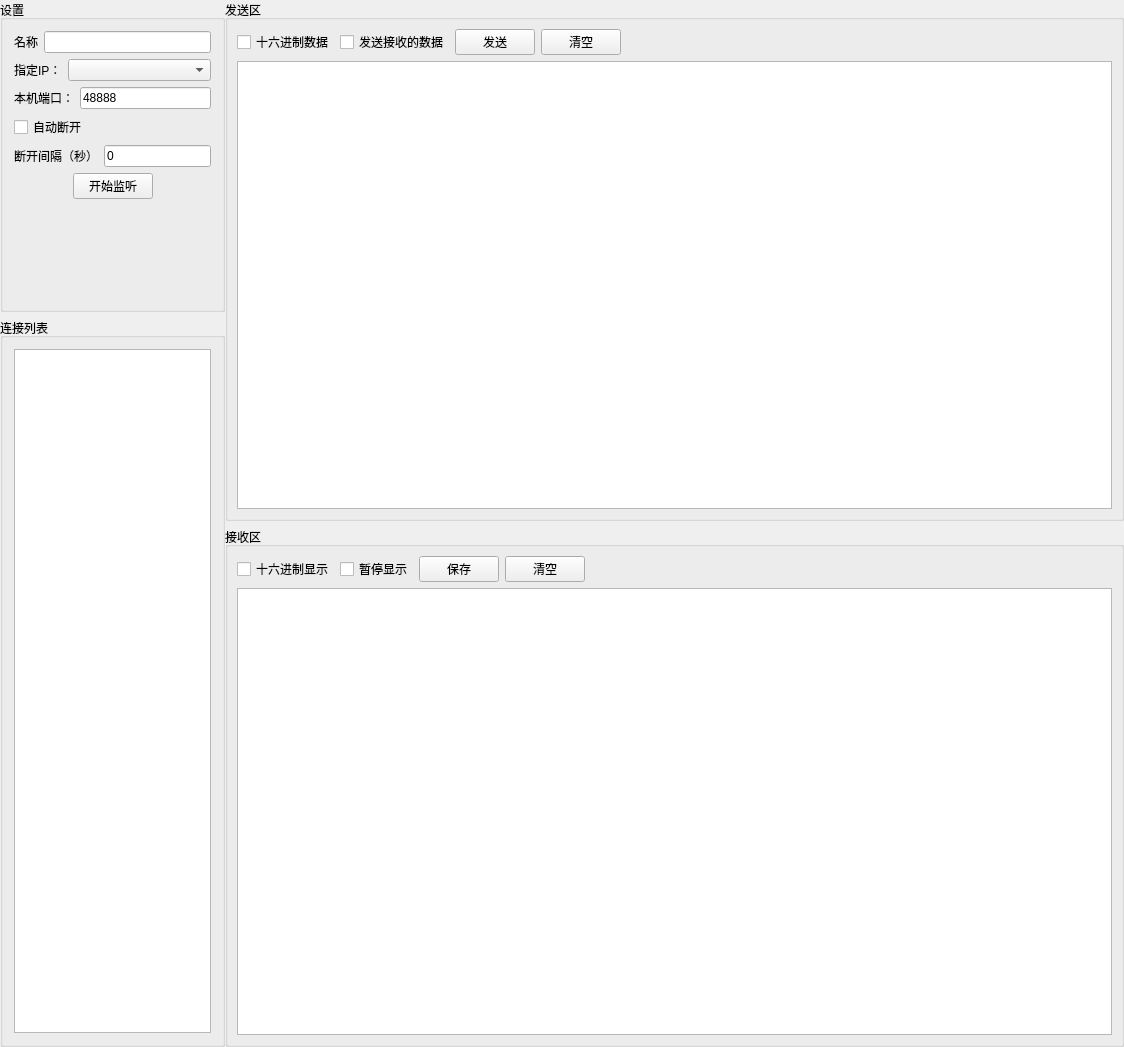
<?xml version="1.0" encoding="UTF-8"?>
<ui version="4.0">
 <class>TcpServerWidget</class>
 <widget class="QWidget" name="TcpServerWidget">
  <property name="geometry">
   <rect>
    <x>0</x>
    <y>0</y>
    <width>1124</width>
    <height>1047</height>
   </rect>
  </property>
  <property name="windowTitle">
   <string>TcpServerWidget</string>
  </property>
  <layout class="QHBoxLayout" name="horizontalLayout_4" stretch="2,8">
   <property name="spacing">
    <number>0</number>
   </property>
   <property name="leftMargin">
    <number>0</number>
   </property>
   <property name="topMargin">
    <number>0</number>
   </property>
   <property name="rightMargin">
    <number>0</number>
   </property>
   <property name="bottomMargin">
    <number>0</number>
   </property>
   <item>
    <layout class="QVBoxLayout" name="verticalLayout_3" stretch="3,7">
     <item>
      <widget class="QGroupBox" name="groupBox">
       <property name="title">
        <string>设置</string>
       </property>
       <layout class="QVBoxLayout" name="verticalLayout_2">
        <item>
         <layout class="QHBoxLayout" name="horizontalLayout_8">
          <item>
           <widget class="QLabel" name="label_4">
            <property name="text">
             <string>名称</string>
            </property>
           </widget>
          </item>
          <item>
           <widget class="QLineEdit" name="lineEdit_name">
            <property name="maxLength">
             <number>20</number>
            </property>
           </widget>
          </item>
         </layout>
        </item>
        <item>
         <layout class="QHBoxLayout" name="horizontalLayout">
          <item>
           <widget class="QLabel" name="label">
            <property name="sizePolicy">
             <sizepolicy hsizetype="Fixed" vsizetype="Preferred">
              <horstretch>0</horstretch>
              <verstretch>0</verstretch>
             </sizepolicy>
            </property>
            <property name="text">
             <string>指定IP：</string>
            </property>
           </widget>
          </item>
          <item>
           <widget class="QComboBox" name="comboBox_ip"/>
          </item>
         </layout>
        </item>
        <item>
         <layout class="QHBoxLayout" name="horizontalLayout_2">
          <item>
           <widget class="QLabel" name="label_2">
            <property name="text">
             <string>本机端口：</string>
            </property>
           </widget>
          </item>
          <item>
           <widget class="QLineEdit" name="lineEdit_port">
            <property name="inputMask">
             <string/>
            </property>
            <property name="text">
             <string>48888</string>
            </property>
            <property name="placeholderText">
             <string>48888</string>
            </property>
           </widget>
          </item>
         </layout>
        </item>
        <item>
         <widget class="QCheckBox" name="checkBox_auto_disconnect">
          <property name="text">
           <string>自动断开</string>
          </property>
         </widget>
        </item>
        <item>
         <layout class="QHBoxLayout" name="horizontalLayout_3">
          <item>
           <widget class="QLabel" name="label_3">
            <property name="text">
             <string>断开间隔（秒）</string>
            </property>
           </widget>
          </item>
          <item>
           <widget class="QLineEdit" name="lineEdit_disconnect_interval">
            <property name="enabled">
             <bool>true</bool>
            </property>
            <property name="text">
             <string>0</string>
            </property>
           </widget>
          </item>
         </layout>
        </item>
        <item>
         <layout class="QHBoxLayout" name="horizontalLayout_7">
          <item>
           <spacer name="horizontalSpacer_3">
            <property name="orientation">
             <enum>Qt::Horizontal</enum>
            </property>
            <property name="sizeHint" stdset="0">
             <size>
              <width>40</width>
              <height>20</height>
             </size>
            </property>
           </spacer>
          </item>
          <item>
           <widget class="QPushButton" name="pushButton_listener">
            <property name="text">
             <string>开始监听</string>
            </property>
           </widget>
          </item>
          <item>
           <spacer name="horizontalSpacer_4">
            <property name="orientation">
             <enum>Qt::Horizontal</enum>
            </property>
            <property name="sizeHint" stdset="0">
             <size>
              <width>40</width>
              <height>20</height>
             </size>
            </property>
           </spacer>
          </item>
         </layout>
        </item>
        <item>
         <spacer name="verticalSpacer">
          <property name="orientation">
           <enum>Qt::Vertical</enum>
          </property>
          <property name="sizeHint" stdset="0">
           <size>
            <width>20</width>
            <height>32</height>
           </size>
          </property>
         </spacer>
        </item>
       </layout>
      </widget>
     </item>
     <item>
      <widget class="QGroupBox" name="groupBox_2">
       <property name="title">
        <string>连接列表</string>
       </property>
       <layout class="QVBoxLayout" name="verticalLayout">
        <item>
         <widget class="QListWidget" name="listWidget_clients">
          <property name="contextMenuPolicy">
           <enum>Qt::CustomContextMenu</enum>
          </property>
         </widget>
        </item>
       </layout>
      </widget>
     </item>
    </layout>
   </item>
   <item>
    <layout class="QVBoxLayout" name="verticalLayout_4">
     <item>
      <widget class="QGroupBox" name="groupBox_send">
       <property name="title">
        <string>发送区</string>
       </property>
       <layout class="QVBoxLayout" name="verticalLayout_6">
        <property name="spacing">
         <number>6</number>
        </property>
        <property name="leftMargin">
         <number>9</number>
        </property>
        <property name="topMargin">
         <number>9</number>
        </property>
        <property name="rightMargin">
         <number>9</number>
        </property>
        <property name="bottomMargin">
         <number>9</number>
        </property>
        <item>
         <layout class="QHBoxLayout" name="horizontalLayout_5">
          <item>
           <widget class="QCheckBox" name="checkBox_send_16">
            <property name="text">
             <string>十六进制数据</string>
            </property>
           </widget>
          </item>
          <item>
           <widget class="QCheckBox" name="checkBox_send_recv">
            <property name="text">
             <string>发送接收的数据</string>
            </property>
           </widget>
          </item>
          <item>
           <widget class="QPushButton" name="pushButton_send_send">
            <property name="text">
             <string>发送</string>
            </property>
           </widget>
          </item>
          <item>
           <widget class="QPushButton" name="pushButton_send_clear">
            <property name="text">
             <string>清空</string>
            </property>
           </widget>
          </item>
          <item>
           <spacer name="horizontalSpacer">
            <property name="orientation">
             <enum>Qt::Horizontal</enum>
            </property>
            <property name="sizeHint" stdset="0">
             <size>
              <width>40</width>
              <height>20</height>
             </size>
            </property>
           </spacer>
          </item>
         </layout>
        </item>
        <item>
         <widget class="QTextEdit" name="textEdit_send"/>
        </item>
       </layout>
      </widget>
     </item>
     <item>
      <widget class="QGroupBox" name="groupBox_recv">
       <property name="title">
        <string>接收区</string>
       </property>
       <layout class="QVBoxLayout" name="verticalLayout_5">
        <property name="spacing">
         <number>6</number>
        </property>
        <property name="leftMargin">
         <number>9</number>
        </property>
        <property name="topMargin">
         <number>9</number>
        </property>
        <property name="rightMargin">
         <number>9</number>
        </property>
        <property name="bottomMargin">
         <number>9</number>
        </property>
        <item>
         <layout class="QHBoxLayout" name="horizontalLayout_6">
          <item>
           <widget class="QCheckBox" name="checkBox_recv_16">
            <property name="text">
             <string>十六进制显示</string>
            </property>
           </widget>
          </item>
          <item>
           <widget class="QCheckBox" name="checkBox_recv_hide">
            <property name="text">
             <string>暂停显示</string>
            </property>
           </widget>
          </item>
          <item>
           <widget class="QPushButton" name="pushButton_recv_save">
            <property name="text">
             <string>保存</string>
            </property>
           </widget>
          </item>
          <item>
           <widget class="QPushButton" name="pushButton_recv_clear">
            <property name="text">
             <string>清空</string>
            </property>
           </widget>
          </item>
          <item>
           <spacer name="horizontalSpacer_2">
            <property name="orientation">
             <enum>Qt::Horizontal</enum>
            </property>
            <property name="sizeHint" stdset="0">
             <size>
              <width>40</width>
              <height>20</height>
             </size>
            </property>
           </spacer>
          </item>
         </layout>
        </item>
        <item>
         <widget class="QTextEdit" name="textEdit_recv"/>
        </item>
       </layout>
      </widget>
     </item>
    </layout>
   </item>
  </layout>
 </widget>
 <layoutdefault spacing="6" margin="11"/>
 <resources/>
 <connections/>
</ui>
